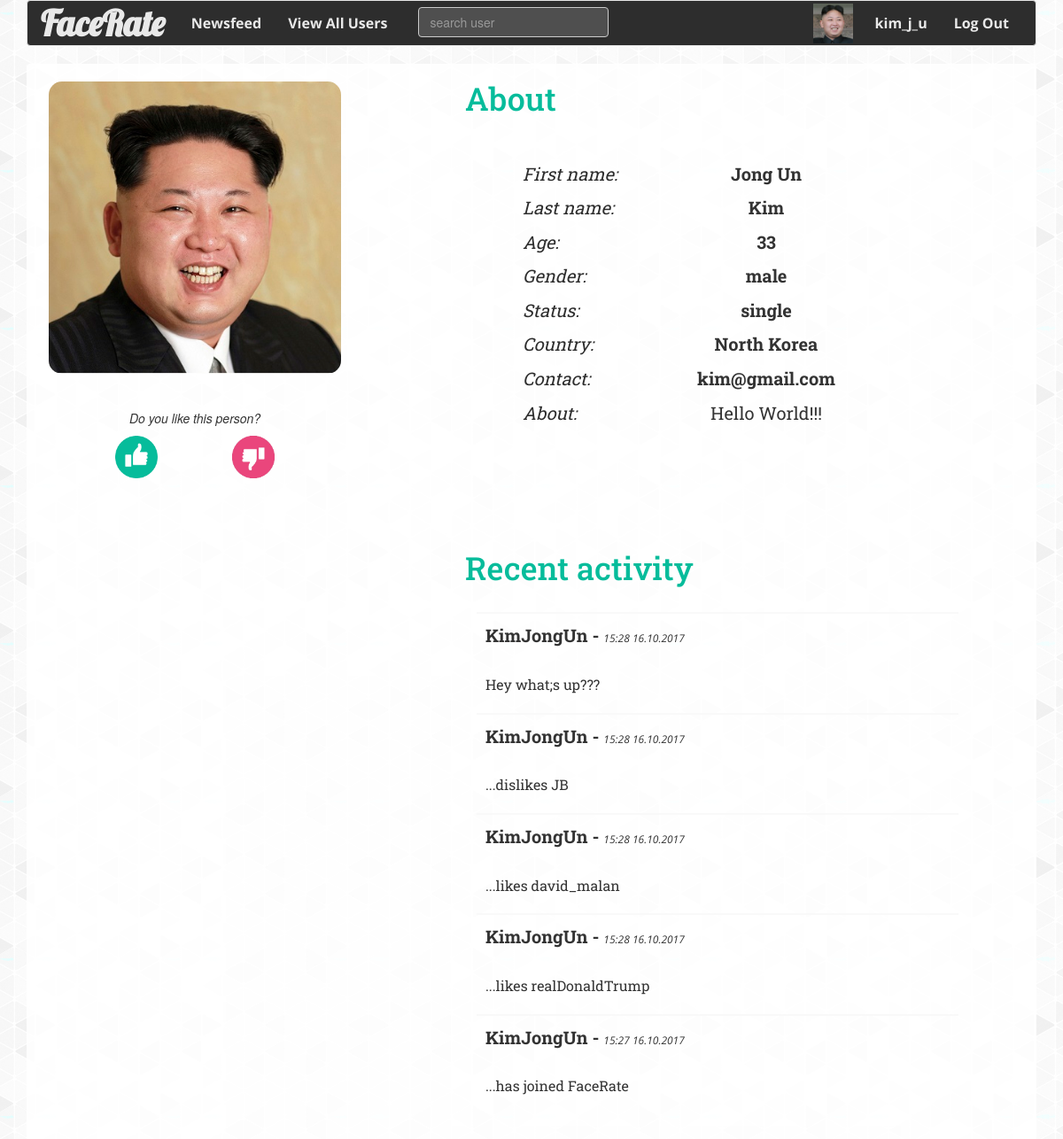
/show_profile/KimJongUn (signed in), run on the app's committed database.
### tables this page shows
CREATE TABLE 'users' ('id' INTEGER PRIMARY KEY AUTOINCREMENT NOT NULL, 'username' TEXT, 'password' TEXT, 'is_set' INTEGER DEFAULT 0,'firstname' TEXT,'lastname' TEXT, 'country' TEXT, 'age' INTEGER, 'about' TEXT, 'gender' TEXT, 'status' TEXT,'popularity' INTEGER DEFAULT 0, 'contact' TEXT, 'image' TEXT);

CREATE TABLE 'newsfeed' ('username' TEXT, 'image' TEXT, 'event' TEXT, 'event_type' TEXT, 'target' TEXT, 'time' TEXT, 'id'  INTEGER PRIMARY KEY  );

### application.py (the view)
@app.route("/show_profile/<username>")
def show_profile(username):
    users = db.execute("SELECT * FROM users WHERE id= :id", id = session["user_id"])
    user_target = db.execute("SELECT * FROM users WHERE username = :username", username = username)
    events = db.execute("SELECT * FROM newsfeed WHERE username = :username ORDER BY id DESC LIMIT 5", username = user_target[0]["username"])
    return render_template("show_profile.html",
        user = users[0],
        user_target = user_target[0],
        message = "Do you like this person?",
        events = events)

### templates/show_profile.html (shortened to what this page needs)
{% extends "layout.html" %}
{% block main %}
    <div class="container-fluid">
        <div class="row">
            <div class="col-md-4 profile-left">
                <img src="{{ url_for('static', filename = user_target.image) }}"></img>
                {% if user_target.username != user.username %}
                <div id="profile-like">
                    <p><i>{{ message }}</i></p>
                    <form action="{{ url_for('like', username = user_target.username) }}", method="post">
                      <input type="image" src="{{ url_for('static', filename='like.png') }}" alt="Submit" width="48" height="48">
                    </form>
                    <form action="{{ url_for('dislike', username = user_target.username) }}", method="post">
                      <input type="image" src="{{ url_for('static', filename='dislike.png') }}" alt="Submit" width="48" height="48">
                    </form>
                </div>
                {% endif %}
            </div>
            <div class="col-md-8 profile-right">
                <h1 class="profile-h1">About</h1>
                <div class="profile-form">
                    <div>
                        <span class="profile-key">First name: </span><p class="profile-value">{{ user_target.firstname }}</p>
                    </div>
                    <br>
                    <div>
                        <span class="profile-key">Last name: </span><p class="profile-value">{{ user_target.lastname }}</p>
                    </div>
                    <br>
                    <div>
                        <span class="profile-key">Age: </span><p class="profile-value">{{ user_target.age }}</p>
                    </div>
                    <br>
                    <div>
                        <span class="profile-key">Gender: </span><p class="profile-value">{{ user_target.gender }}</p>
                    </div>
                    <br>
                    <div>
                        <span class="profile-key">Status: </span><p class="profile-value">{{ user_target.status }}</p>
                    </div>
                    <br>
                    <div>
                        <span class="profile-key">Country: </span><p class="profile-value">{{ user_target.country }}</p>
                    </div>
                    <br>
                    <div>
                        <span class="profile-key">Contact: </span><p class="profile-value">{{ user_target.contact }}</p>
                    </div>
                    <div>
                        <span class="profile-key">About: </span><p class="profile-value" style="font-weight: normal;">{{ user_target.about }}</p>
                    </div>
                </div>
                <div style="height: 300px;"></div>
                <h1 class="profile-h1">Recent activity</h1>
                <div class="wrap">
                    <ul>
                        {% for event in events %}
                            <li><div><span class="username">{{ event.username }} - </span><span class="time">{{ event.time }}</span><p class="event">{{ event.event }}</p></div></li>
                        {% endfor %}
                    </ul>
                </div>
            </div>
        </div>
    </div>
{% endblock %}

### templates/layout.html (shortened to what this page needs)
<!DOCTYPE html>
<html lang="en">
	<head>
		<link href="https://maxcdn.bootstrapcdn.com/bootstrap/3.3.7/css/bootstrap.min.css" rel="stylesheet"/>
		<link href="/static/style.css" rel="stylesheet"/>
	</head>
	<body>
		<div class="container">
			<nav class="navbar navbar-default">
				<div class="container-fluid">
					<div class="navbar-header">
                        <a class="navbar-brand" href="{{ url_for('index') }}"><span class="header-text">FaceRate</span></a>
					</div>
					<div class="collapse navbar-collapse" id="navbar">
						{% if session.user_id %}
							<ul class="nav navbar-nav">
								<li><a href="{{ url_for('index') }}">Newsfeed</a></li>
                                <li><a href="{{ url_for('user_popularity') }}">View All Users</a></li>
                                <li>
                                	<form action="{{ url_for('search_user') }}" method="post" class="search">
                                		<input class="form-control" name="search" placeholder="search user" type="text"/>
                                	</form>
                                </li>
                            </ul>
                            <ul class="nav navbar-nav navbar-right">
                            	{% if user.is_set == 1 %}
                            	<li><img id="navbar_photo" src="{{ url_for('static', filename = user.image) }}"></img></li>
                                <li><a href="{{ url_for('profile') }}">{{ user.username }}</a></li>
                                {% endif %}
                                <li><a href="{{ url_for('logout') }}">Log Out</a></li>
                            </ul>
						{% endif %}
					</div>
				</div>
			</nav>
			<main>
                {% block main %}{% endblock %}
            </main>
		</div>
	</body>
</html>

### static/style.css (style rules this page uses)
body { background-image: url(pattern.png); background-repeat: repeat; background-attachment: fixed; }
main { background-color: rgba(255, 255, 255, 0.85); border-radius: 4px; }
a { text-decoration: none !important; color: #06bc9b; }
.navbar-default { background-color: #2d2d2d; }
.navbar-default a { font-family: 'Open Sans'; font-size: 16px; font-weight: bold; color: #E9E9E9 !important; }
.header-text { font-family: 'Lobster'; font-size: 40px; }
.container { margin-left: auto; margin-right: auto; text-align: center; }
.navbar-default .navbar-brand .header-text { color: #E9E9E9; }
#navbar_photo { height: 45px; margin-right: 10px; margin-top: 3px; }
main img { max-width: 100%; }
.profile-left { height: auto; border-radius: 4px; }
.profile-left img { margin-top: 20px; max-height: 350px; max-width: 330px; border-radius: 15px; }
#profile-like { margin: 40px; }
#profile-like form { display: inline-block; margin: 0px 40px; }
.profile-right { min-height: 600px; height: auto; }
.profile-h1 { text-align: left; margin-left: 100px; color: #06bc9b; font-family: 'Roboto Slab'; }
.profile-form { width: 400px; margin: auto; margin-top: 50px; height: auto; }
.profile-key { font-family: 'Roboto Slab'; font-size: 20px; font-style: italic; color: #2d2d2d; float: left; width: 150px; margin-bottom: 10px; text-align: left; }
.profile-value { width: 250px; float: right; font-family: 'Roboto Slab'; font-size: 20px; font-weight: bold; margin-bottom: 10px; }
.wrap { display: inline-block; margin: 20px 0px; width: 80%; height: auto; min-height: 500px; }
.wrap ul { list-style: none; text-align: left; font-size: 20px; font-family: 'Roboto Slab'; }
.wrap li { padding: 10px; border-top: 2px solid #f9f9f9; }
.wrap p { font-size: 16px; }
.search { display: inline-block; }
.search input { background-color: #4f4f4f; color: white; margin-top: 7px; margin-left: 20px; }
.username { font-weight: bold; }
.time { font-style: italic; font-size: 12px; font-family: 'Open Sans'; }
.event { margin-top: 30px; }

### data on the page
users: image (picture), username "kim_j_u"
users: image (picture), firstname "Jong Un", lastname "Kim", age "33", gender "male", status "single", country "North Korea", contact "kim@gmail.com", about "Hello World!!!"
newsfeed: username "KimJongUn", time "15:28 16.10.2017", event "Hey what;s up???"
newsfeed: username "KimJongUn", time "15:28 16.10.2017", event "...dislikes JB"
newsfeed: username "KimJongUn", time "15:28 16.10.2017", event "...likes david_malan"
newsfeed: username "KimJongUn", time "15:28 16.10.2017", event "...likes realDonaldTrump"
newsfeed: username "KimJongUn", time "15:27 16.10.2017", event "...has joined FaceRate"

### other printed values
{{ message }} "Do you like this person?"
